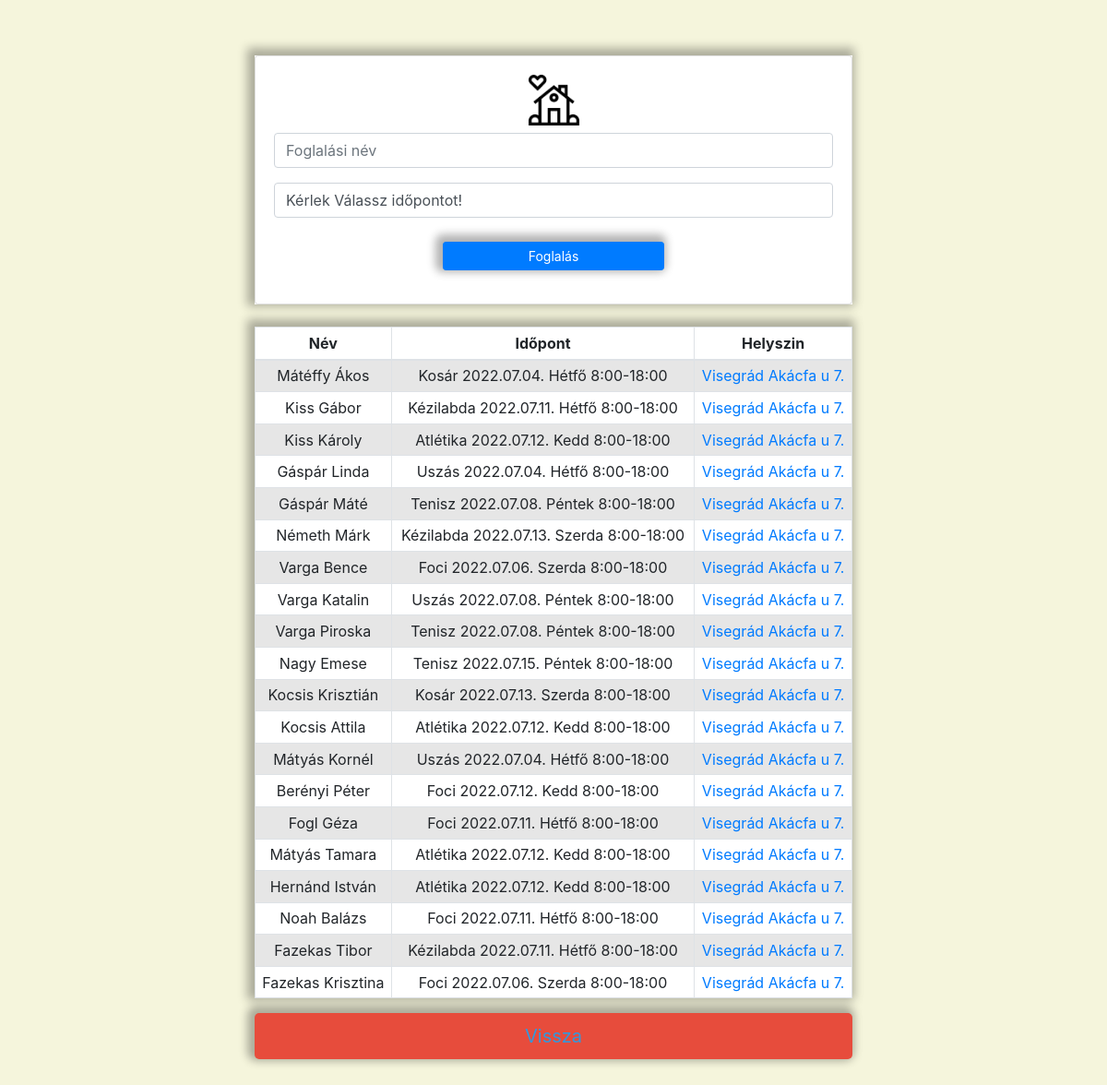
The page / on the database its author committed.
### tables this page shows
CREATE TABLE `tbl_insert` (
  `id` int(6) NOT NULL,
  `name` varchar(200) DEFAULT NULL,
  `country` varchar(200) DEFAULT NULL
);

### index.php (the view, shortened to what this page needs)
<?php
$servername =   'localhost';
$username   =   'root';
$password   =   '';
$dbname     =   'nytabor';
$connection =   mysqli_connect($servername, $username, $password,"$dbname");
$retrive = mysqli_query($connection, "SELECT * FROM tbl_insert");
$message    =   '';
?>
<!DOCTYPE html>
<html lang="hu">
<head>
   <link rel="stylesheet" href="css/style2.css">
   <link href="https://cdn.jsdelivr.net/npm/bootstrap@5.1.3/dist/css/bootstrap.min.css" rel="stylesheet">
   <link rel="stylesheet" href="https://maxcdn.bootstrapcdn.com/bootstrap/4.4.1/css/bootstrap.min.css">
</head>
<body>
   <main>
        <section class="section1">
        <div class="card">
            <div class="card-body">
                <a href="home.php"><img class="photo" src="home.png" alt="Vissza a Főoldalra!"></a>
                <div class="">
                    <h5 class="text-success text-center" id="message"><?=$message;?><h5>
                    <form action="index.php" method="POST">
                    <div class="form-group">
                        <input type="text" class="form-control" name="name" placeholder="Foglalási név" required>
                    </div>
                    <div class="form-group">
                        <select class="form-control" name="country">
                            <option>Kérlek Válassz időpontot!</option>
                        </select>
                    </div>
                <div class="form-group">
                    <div class="container">
                    <div class="row">
                        <div class="col"><button type="submit" name="submit" class="col-5 btn btn-primary btn-sm ">Foglalás</button></div>
                    </div>
                    </div>
                </div>
                </form>
            </div>
            </div>
        </div>
        </section>
        <br>
        <section class="section1">
            <table id="tableHorizontalWrapper" class="table table-striped table-bordered table-sm text-center" cellspacing="0"width="60%">
                <thead>
                    <tr>
                        <th>Név</th>
                        <th>Időpont</th>
                        <th>Helyszin</th>
                    </tr>
                </thead>
                <tbody>
                <?php
                while($row = mysqli_fetch_array($retrive))
                {
                    ?>
                    <tr>
                    <td><?= $row['name'];?></td>
                    <td><?= $row['country'];?></td>
                    <td><a href="https://www.google.hu/maps/place/M%C5%B1f%C3%BCves+Focip%C3%A1lya/@47.7788785,18.9472777,14z/data=!4m9!1m2!2m1!1zVmlzZWdyw6FkIGZvY2kgcMOhbHlh!3m5!1s0x476a7df8769176a1:0x9d8d963b6b5991f6!8m2!3d47.7788785!4d18.9647872!15sChVWaXNlZ3LDoWQgZm9jaSBww6FseWGSAQxzb2NjZXJfZmllbGQ?hl=hu&authuser=0">Visegrád Akácfa u 7.</a></td>
                    </tr>
                <?php
                }
                ?>
                </tbody>
            </table>
        </section>
        <center>
        <a href="home.php" class="delete-btn" id="back-button">Vissza</a>
        </center>
   </main>
</body>
</html>

### css/style2.css (style rules this page uses)
main { padding: 5%; background-color: #F5F5DC; }
.section1 { width: 60%; margin: 0 auto 0 ; background-color: white; box-shadow: -3px -3px 10px 5px rgba(0, 0, 0, 0.3); }
.photo { height: 55px; }
.card-body { text-align: center; }
.btn, .delete-btn { box-shadow: -3px -3px 10px 5px rgba(0, 0, 0, 0.3); width: 60%; border-radius: 5px; padding:10px 30px; color: #3498db; display: block; text-align: center; cursor: pointer; font-size: 20px; margin-top: 10px; }
.delete-btn { background-color: #e74c3c; }

### rows shown on the page
tbl_insert: name "Mátéffy Ákos", country "Kosár 2022.07.04. Hétfő 8:00-18:00"
tbl_insert: name "Kiss Gábor", country "Kézilabda 2022.07.11. Hétfő 8:00-18:00"
tbl_insert: name "Kiss Károly", country "Atlétika 2022.07.12. Kedd 8:00-18:00"
tbl_insert: name "Gáspár Linda", country "Uszás 2022.07.04. Hétfő 8:00-18:00"
tbl_insert: name "Gáspár Máté", country "Tenisz 2022.07.08. Péntek 8:00-18:00"
tbl_insert: name "Németh Márk", country "Kézilabda 2022.07.13. Szerda 8:00-18:00"
tbl_insert: name "Varga Bence", country "Foci 2022.07.06. Szerda 8:00-18:00"
tbl_insert: name "Varga Katalin", country "Uszás 2022.07.08. Péntek 8:00-18:00"
tbl_insert: name "Varga Piroska", country "Tenisz 2022.07.08. Péntek 8:00-18:00"
tbl_insert: name "Nagy Emese", country "Tenisz 2022.07.15. Péntek 8:00-18:00"
tbl_insert: name "Kocsis Krisztián", country "Kosár 2022.07.13. Szerda 8:00-18:00"
tbl_insert: name "Kocsis Attila", country "Atlétika 2022.07.12. Kedd 8:00-18:00"
tbl_insert: name "Mátyás Kornél", country "Uszás 2022.07.04. Hétfő 8:00-18:00"
tbl_insert: name "Berényi Péter", country "Foci 2022.07.12. Kedd 8:00-18:00"
tbl_insert: name "Fogl Géza", country "Foci 2022.07.11. Hétfő 8:00-18:00"
tbl_insert: name "Mátyás Tamara", country "Atlétika 2022.07.12. Kedd 8:00-18:00"
tbl_insert: name "Hernánd István", country "Atlétika 2022.07.12. Kedd 8:00-18:00"
tbl_insert: name "Noah Balázs", country "Foci 2022.07.11. Hétfő 8:00-18:00"
tbl_insert: name "Fazekas Tibor", country "Kézilabda 2022.07.11. Hétfő 8:00-18:00"
tbl_insert: name "Fazekas Krisztina", country "Foci 2022.07.06. Szerda 8:00-18:00"
